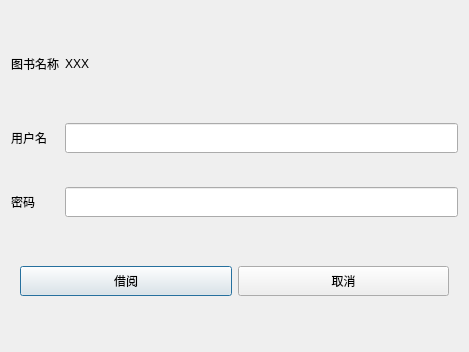
<?xml version="1.0" encoding="UTF-8"?>
<ui version="4.0">
 <class>Dlg_BookGS</class>
 <widget class="QDialog" name="Dlg_BookGS">
  <property name="geometry">
   <rect>
    <x>0</x>
    <y>0</y>
    <width>469</width>
    <height>352</height>
   </rect>
  </property>
  <property name="windowTitle">
   <string>Dialog</string>
  </property>
  <layout class="QGridLayout" name="gridLayout_2">
   <item row="0" column="0">
    <widget class="QLabel" name="label">
     <property name="maximumSize">
      <size>
       <width>16777215</width>
       <height>50</height>
      </size>
     </property>
     <property name="text">
      <string>图书名称</string>
     </property>
    </widget>
   </item>
   <item row="0" column="1">
    <widget class="QLabel" name="label_4">
     <property name="maximumSize">
      <size>
       <width>16777215</width>
       <height>50</height>
      </size>
     </property>
     <property name="text">
      <string>XXX</string>
     </property>
    </widget>
   </item>
   <item row="1" column="0">
    <widget class="QLabel" name="lb_name">
     <property name="minimumSize">
      <size>
       <width>0</width>
       <height>30</height>
      </size>
     </property>
     <property name="text">
      <string>用户名</string>
     </property>
    </widget>
   </item>
   <item row="1" column="1">
    <widget class="QLineEdit" name="le_user">
     <property name="minimumSize">
      <size>
       <width>0</width>
       <height>30</height>
      </size>
     </property>
    </widget>
   </item>
   <item row="2" column="0">
    <widget class="QLabel" name="label_3">
     <property name="minimumSize">
      <size>
       <width>0</width>
       <height>30</height>
      </size>
     </property>
     <property name="text">
      <string>密码</string>
     </property>
    </widget>
   </item>
   <item row="2" column="1">
    <widget class="QLineEdit" name="le_passward">
     <property name="minimumSize">
      <size>
       <width>0</width>
       <height>30</height>
      </size>
     </property>
    </widget>
   </item>
   <item row="3" column="0" colspan="2">
    <widget class="QWidget" name="widget" native="true">
     <property name="maximumSize">
      <size>
       <width>16777215</width>
       <height>60</height>
      </size>
     </property>
     <layout class="QGridLayout" name="gridLayout">
      <item row="0" column="0">
       <widget class="QPushButton" name="btn_get">
        <property name="minimumSize">
         <size>
          <width>0</width>
          <height>30</height>
         </size>
        </property>
        <property name="text">
         <string>借阅</string>
        </property>
       </widget>
      </item>
      <item row="0" column="1">
       <widget class="QPushButton" name="btn_cancel">
        <property name="minimumSize">
         <size>
          <width>0</width>
          <height>30</height>
         </size>
        </property>
        <property name="text">
         <string>取消</string>
        </property>
       </widget>
      </item>
     </layout>
    </widget>
   </item>
  </layout>
 </widget>
 <resources/>
 <connections/>
</ui>
